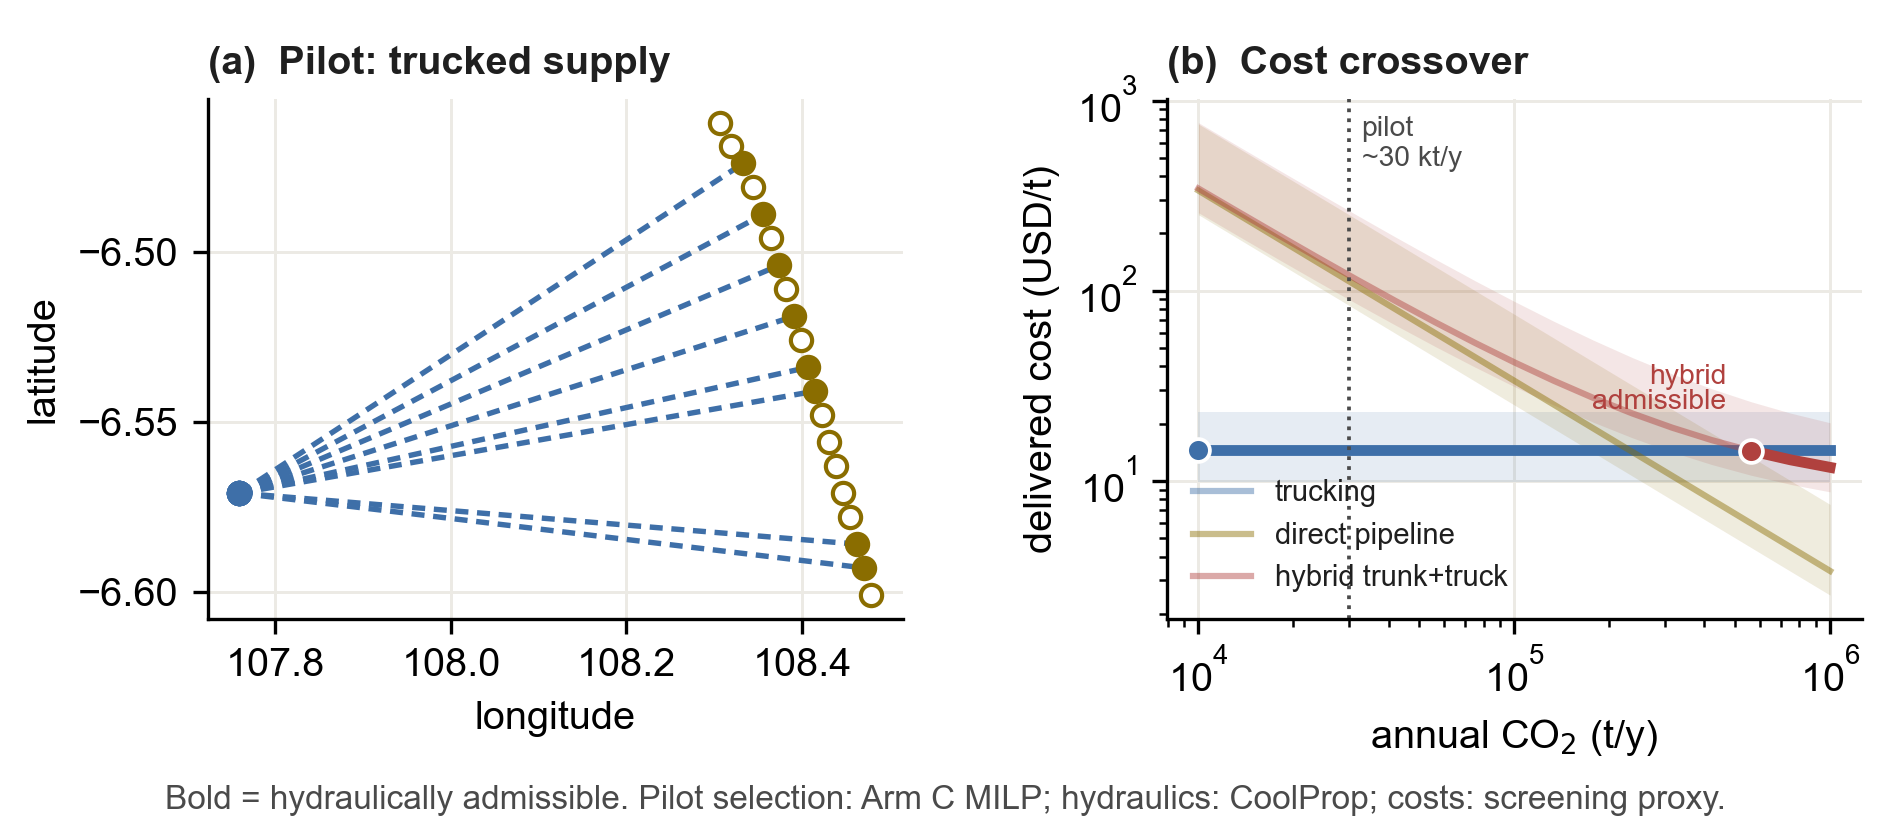

This chart was generated by the following Python code:
"""Figure 5 - logistics mode choice across scale (reframed 2026-07-19).

Three panels under one argument: the supply-mode answer is throughput-dependent,
and the same optimizer produces both the pilot-scale trucking selection and the
commercial-scale trunk design.

  (a) Pilot-scale terrain result: A*-routed candidate corridors, the optimizer's
      hydraulic rejection audit (`below_minimum_hydraulic_flow`, six diameters
      evaluated), and the selected road-trucking supply legs. The honest
      pilot-scale "network" is the trucked one.  [Arm C pilot result]
  (b) Commercial-scale design at the sweep's upper branch: the A*-routed trunk
      the MILP builds once aggregated demand clears the admissibility floor, with
      its continuous CoolProp pressure profile (dense-phase floor, MAOP, booster
      lifts). Labeled a scale-sweep design point, not the pilot development.
      [commercial-scale MILP result]
  (c) Delivered cost vs annual throughput (log-log, 10 kt/yr -> 1 Mt/yr): three
      modes -- trucking, direct pipeline, hybrid trunk+truck -- each with a
      low/base/high band and hydraulic admissibility marked. Pilot scale
      (~30 kt/yr) and the hybrid admissibility takeover annotated.
      [screening cost proxy -- real now]

Panels (a) and (b) consume the final Arm C route/pressure tables and stay blocked
until those land; panel (c) reads the real three-mode crossover already staged.
"""

from pathlib import Path

import matplotlib

matplotlib.use("Agg")
import matplotlib.pyplot as plt
import numpy as np

from feature007_common import FigureBlockedError, blocked_main, load_table, parser, require_ready


OUT_DIR = Path(__file__).parent
INK = "#1F1F1F"
SUB_INK = "#4A4A4A"
GOLD = "#8A6D00"
BLUE = "#3E6FA8"
RED = "#B0413E"

# Panel (c) mode styling: (legend label, color).
MODE_STYLE = {
    "trucking": ("trucking", BLUE),
    "pipeline_direct": ("direct pipeline", GOLD),
    "hybrid_trunk_truck": ("hybrid trunk+truck", RED),
}


def _values(rows, name: str) -> np.ndarray:
    try:
        return np.array([float(row[name]) for row in rows])
    except KeyError as exc:
        raise ValueError(f"pipeline table lacks required column {name}") from exc


def _truthy(value: str) -> bool:
    return str(value).strip().lower() in {"true", "1", "yes"}


def _style(ax) -> None:
    ax.spines[["top", "right"]].set_visible(False)
    ax.grid(color="#ECEAE4", lw=0.7)
    ax.set_axisbelow(True)


def _panel_pilot(ax, route) -> None:
    """(a) Pilot terrain map: candidate corridors + rejected wells + trucked legs.

    Expected columns on the `pipeline_route_final` table (Arm C pilot result):
    route_id, point_order, longitude, latitude, node_type in
    {source, well, junction, booster}, and mode in {pipeline, trucking} on the
    supply legs (defaults to pipeline when the column is absent). Rejected
    candidates carry selected=false with reason=below_minimum_hydraulic_flow.
    """
    ordered = sorted(route, key=lambda row: (row.get("route_id", ""), float(row["point_order"])))
    groups: dict[str, list] = {}
    for row in ordered:
        groups.setdefault(row.get("route_id", "selected"), []).append(row)
    for group in groups.values():
        mode = group[0].get("mode", "pipeline")
        lon = _values(group, "longitude")
        lat = _values(group, "latitude")
        if mode == "trucking":
            ax.plot(lon, lat, color=BLUE, lw=1.3, ls=(0, (2.4, 1.6)), zorder=2)
        else:
            ax.plot(lon, lat, color=INK, lw=1.4, zorder=2)
    colors = {"source": BLUE, "well": GOLD, "booster": RED, "junction": "#B8B4AC"}
    for row in ordered:
        node_type = row.get("node_type")
        if node_type not in colors:
            continue
        selected = row.get("selected")
        rejected = selected is not None and not _truthy(selected)
        ax.scatter(
            float(row["longitude"]), float(row["latitude"]),
            s=26 if node_type != "junction" else 10,
            facecolor="white" if rejected else colors[node_type],
            edgecolor=colors[node_type], lw=1.0, zorder=3,
        )
    ax.set_xlabel("longitude")
    ax.set_ylabel("latitude")
    ax.set_title("(a)  Pilot: trucked supply", loc="left",
                 fontweight="bold", fontsize=9.5)
    _style(ax)


def _panel_pressure(ax, pressure) -> None:
    """(b) Commercial-scale trunk continuous pressure with floor and MAOP.

    Expected columns on `pipeline_pressure_final`: distance_km, pressure_bar,
    dense_phase_floor_bar, maop_bar.
    """
    distance = _values(pressure, "distance_km")
    p_bar = _values(pressure, "pressure_bar")
    floor = _values(pressure, "dense_phase_floor_bar")
    maop = _values(pressure, "maop_bar")
    ax.plot(distance, p_bar, color=GOLD, lw=1.8, label="pressure")
    ax.plot(distance, floor, color=RED, lw=1.0, ls="--", label="dense floor")
    ax.plot(distance, maop, color=SUB_INK, lw=0.9, ls=":", label="MAOP")
    ax.set_xlabel("trunk distance (km)")
    ax.set_ylabel("pressure (bar)")
    ax.set_title("(b)  Commercial trunk", loc="left", fontweight="bold",
                 fontsize=9.5)
    ax.legend(frameon=False, fontsize=7.5, loc="lower left")
    _style(ax)


def _panel_crossover(ax, crossover) -> None:
    """(c) Three-mode delivered-cost crossover with low/base/high bands.

    Columns: cost_case in {low, base, high}, annual_tonnes, mode,
    levelized_usd_per_tonne, hydraulically_admissible.
    """
    series: dict[tuple[str, str], list[tuple[float, float, bool]]] = {}
    for row in crossover:
        key = (row["mode"], row.get("cost_case", "base"))
        series.setdefault(key, []).append((
            float(row["annual_tonnes"]),
            float(row["levelized_usd_per_tonne"]),
            _truthy(row.get("hydraulically_admissible", "true")),
        ))
    for points in series.values():
        points.sort()

    for mode, (label, color) in MODE_STYLE.items():
        base = series.get((mode, "base"))
        if not base:
            continue
        x = np.array([t for t, _, _ in base])
        y = np.array([c for _, c, _ in base])
        admissible = np.array([a for _, _, a in base])
        low = series.get((mode, "low"))
        high = series.get((mode, "high"))
        if low and high:
            ax.fill_between(
                x,
                [c for _, c, _ in low],
                [c for _, c, _ in high],
                color=color, alpha=0.13, lw=0,
            )
        # Faint line over the full range; bold solid only where admissible.
        ax.plot(x, y, color=color, lw=1.5, alpha=0.45, label=label)
        if admissible.any():
            ax.plot(x, np.where(admissible, y, np.nan), color=color, lw=2.6)
            onset = int(np.argmax(admissible))
            ax.scatter([x[onset]], [y[onset]], s=30, color=color, zorder=6,
                       edgecolor="white", lw=0.9)
            # Annotate only the hybrid admissibility takeover, placed inward so
            # it never clips the panel edge.
            if mode == "hybrid_trunk_truck":
                ax.annotate(
                    "hybrid\nadmissible", (x[onset], y[onset]),
                    textcoords="offset points", xytext=(-6, 10), ha="right",
                    fontsize=6.8, color=color, linespacing=0.95,
                )

    ax.set_xscale("log")
    ax.set_yscale("log")
    ax.axvline(30_000.0, color=SUB_INK, lw=0.9, ls=":")
    ax.annotate("pilot\n~30 kt/y", (30_000.0, ax.get_ylim()[1]),
                textcoords="offset points", xytext=(3, -16), fontsize=6.8,
                color=SUB_INK)
    ax.set_xlabel("annual CO$_2$ (t/y)")
    ax.set_ylabel("delivered cost (USD/t)")
    ax.set_title("(c)  Cost crossover", loc="left", fontweight="bold",
                 fontsize=9.5)
    ax.legend(frameon=False, fontsize=7.0, loc="lower left")
    _style(ax)


def generate() -> None:
    args = parser(5, __doc__).parse_args()
    manifest, _ = require_ready(args.bundle, args.figure_number)
    route = load_table(args.bundle, manifest, "pipeline_route_final")
    try:
        pressure = load_table(args.bundle, manifest, "pipeline_pressure_final")
    except FigureBlockedError:
        pressure = None
    crossover = load_table(args.bundle, manifest, "pipeline_cost_crossover_final")

    plt.rcParams.update(
        {
            "font.family": "Arial",
            "font.size": 9.5,
            "axes.titlesize": 12,
            "axes.labelsize": 9.5,
            "pdf.fonttype": 42,
            "ps.fonttype": 42,
            "text.color": INK,
        }
    )
    if pressure is None:
        fig, axes = plt.subplots(1, 2, figsize=(6.3, 2.75), gridspec_kw={"wspace": 0.38})
        _panel_pilot(axes[0], route)
        _panel_crossover(axes[1], crossover)
        axes[1].set_title("(b)  Cost crossover", loc="left", fontweight="bold", fontsize=9.5)
    else:
        fig, axes = plt.subplots(1, 3, figsize=(6.3, 2.75), gridspec_kw={"wspace": 0.48})
        _panel_pilot(axes[0], route)
        _panel_pressure(axes[1], pressure)
        _panel_crossover(axes[2], crossover)

    fig.text(0.5, 0.02,
             "Bold = hydraulically admissible. Pilot selection: Arm C MILP; "
             "hydraulics: CoolProp; costs: screening proxy.",
             ha="center", fontsize=8.0, color=SUB_INK)
    fig.subplots_adjust(left=0.11, right=0.985, top=0.88, bottom=0.25)
    fig.savefig(OUT_DIR / "fig05_pipeline.pdf")
    fig.savefig(OUT_DIR / "fig05_pipeline.png", dpi=300)
    plt.close(fig)
    print("wrote", OUT_DIR / "fig05_pipeline.pdf")


if __name__ == "__main__":
    raise SystemExit(blocked_main(generate))
